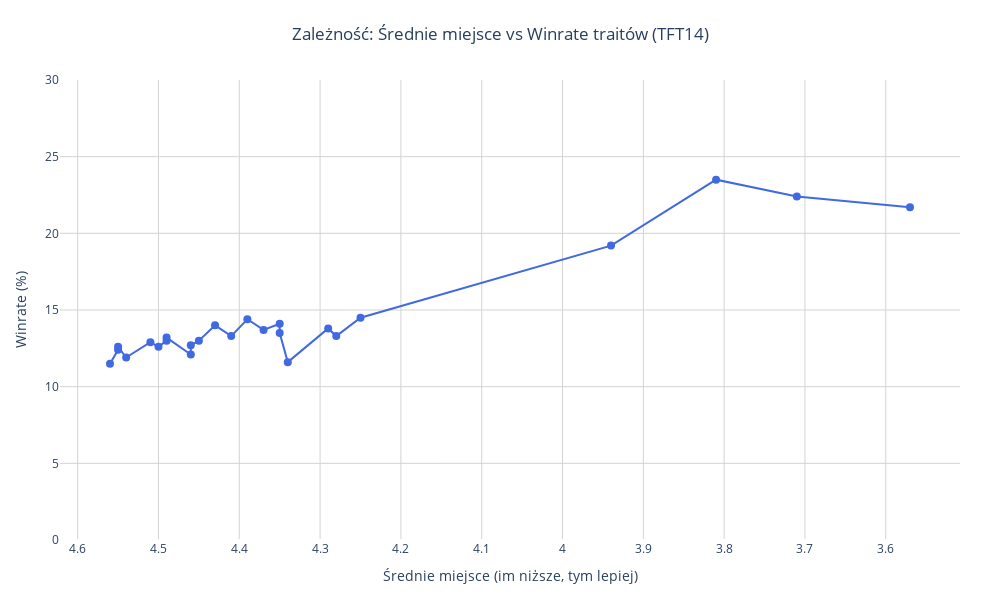

Notebook code for this chart:
### Markdown cell above
Virus, ViegoUniqueTrait i Overlord mają najwyższy winrate, mimo że najczęściej występują tylko na poziomie 1. Divinicorp, Thirsty i inne traity aktywowane na wyższych poziomach mają znacznie niższą skuteczność. Maksowanie traitu nie gwarantuje lepszego wyniku – liczy się jego realna wartość w grze. Rzadkie, ale silne traity są bardziej opłacalne niż popularne i rozbudowane, ale przeciętne.

### Code cell
sorted_df = final.sort_values(by='avg_placement')

fig = go.Figure()

fig.add_trace(go.Scatter(
    x=sorted_df['avg_placement'],
    y=sorted_df['winrate'],
    mode='lines+markers',
    marker=dict(size=8, color='royalblue'),
    line=dict(width=2, color='royalblue'),
    name='Traity'
))

fig.update_layout(
    title='Zależność: Średnie miejsce vs Winrate traitów (TFT14)',
    title_x=0.5,
    xaxis_title='Średnie miejsce (im niższe, tym lepiej)',
    yaxis_title='Winrate (%)',
    xaxis=dict(autorange='reversed', tickmode='linear', dtick=0.1),
    yaxis=dict(range=[0, 30], tickformat=".0f"),
    height=600,
    width=1000,
    plot_bgcolor='white',
    margin=dict(l=60, r=40, t=80, b=60),
)

fig.update_xaxes(showgrid=True, gridcolor='lightgrey')
fig.update_yaxes(showgrid=True, gridcolor='lightgrey')

fig.show()

### Figure 1 — Plotly figure (JSON) as saved in the notebook; plotly's stock layout.template omitted (floating-point values rounded to 4 significant figures)
{"data": [{"line": {"color": "royalblue", "width": 2}, "marker": {"color": "royalblue", "size": 8}, "mode": "lines+markers", "name": "Traity", "type": "scatter", "x": [3.57, 3.71, 3.81, 3.94, 4.25, 4.28, 4.29, 4.34, 4.35, 4.35, 4.37, 4.39, 4.41, 4.43, 4.45, 4.46, 4.46, 4.49, 4.49, 4.5, 4.51, 4.54, 4.55, 4.55, 4.56], "y": [21.7, 22.4, 23.5, 19.2, 14.5, 13.3, 13.8, 11.6, 13.5, 14.1, 13.7, 14.4, 13.3, 14.0, 13.0, 12.7, 12.1, 13.2, 13.0, 12.6, 12.9, 11.9, 12.6, 12.4, 11.5]}], "layout": {"height": 600, "margin": {"b": 60, "l": 60, "r": 40, "t": 80}, "plot_bgcolor": "white", "title": {"text": "Zależność: Średnie miejsce vs Winrate traitów (TFT14)", "x": 0.5}, "width": 1000, "xaxis": {"autorange": "reversed", "dtick": 0.1, "gridcolor": "lightgrey", "showgrid": true, "tickmode": "linear", "title": {"text": "Średnie miejsce (im niższe, tym lepiej)"}}, "yaxis": {"gridcolor": "lightgrey", "range": [0, 30], "showgrid": true, "tickformat": ".0f", "title": {"text": "Winrate (%)"}}}}
